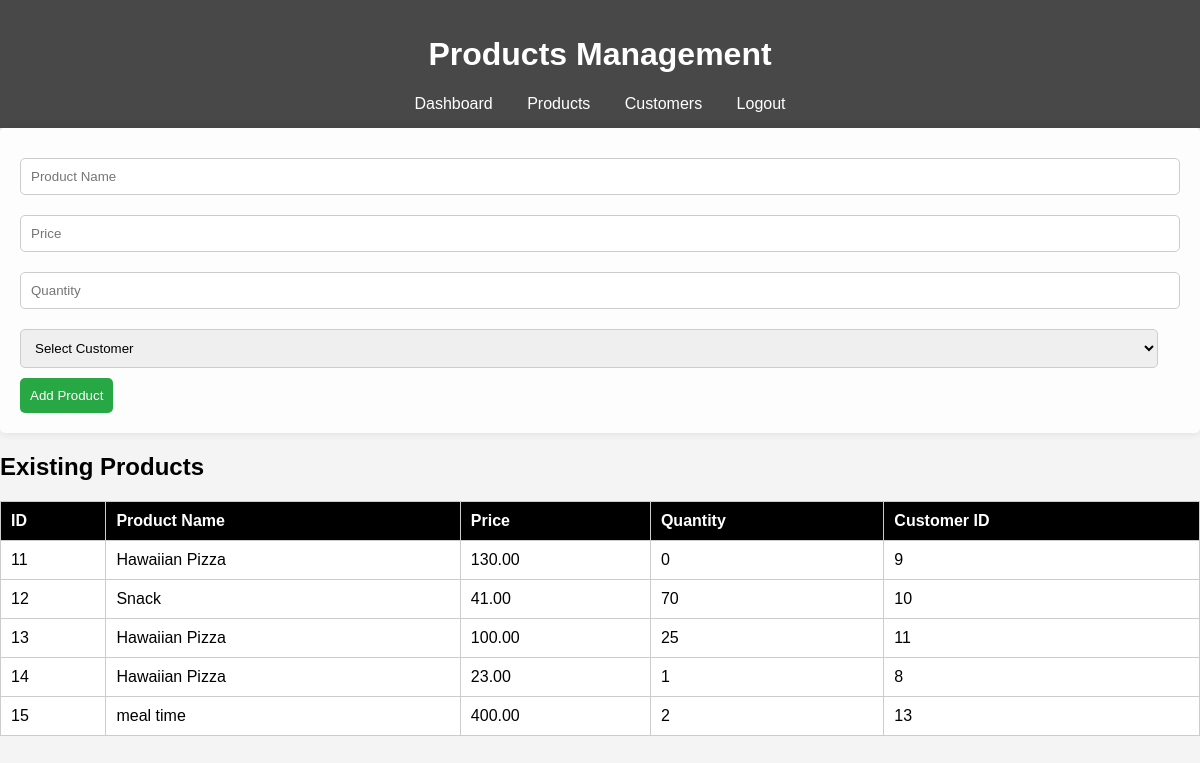
/products.php (signed in), run on the app's committed database.
### tables this page shows
CREATE TABLE `products` (
  `product_id` int(11) NOT NULL,
  `product_name` varchar(100) NOT NULL,
  `price` decimal(10,2) NOT NULL,
  `stock` int(11) NOT NULL,
  `created_at` timestamp NOT NULL DEFAULT current_timestamp(),
  `customer_id` int(10) NOT NULL
);

### products.php (the view, shortened to what this page needs)
<?php
include('db_connection.php');
$query = "SELECT * FROM products";
$result = $conn->query($query);
?>
<!DOCTYPE html>
<html lang="en">
<head>
</head>
<body>
    <header>
        <h1>Products Management</h1>
        <nav>
            <a href="dashboard.php">Dashboard</a>
            <a href="products.php">Products</a>
            <a href="customers.php">Customers</a>
            <a class="logout" href="logout.php">Logout</a>
        </nav>
    </header>
    <main>
        <form method="POST" action="">
            <input type="text" name="product_name" placeholder="Product Name" required>
            <input type="number" name="price" placeholder="Price" step="0.01" required>
            <input type="number" name="stock" placeholder="Quantity" required>
            <select name="customer_id" required>
                <option value="">Select Customer</option>
            </select>
            <button type="submit">Add Product</button>
        </form>
        <h2>Existing Products</h2>
        <table>
            <tr>
                <th>ID</th>
                <th>Product Name</th>
                <th>Price</th>
                <th>Quantity</th>
                <th>Customer ID</th>
            </tr>
            <?php if ($result): ?>
                <?php while ($row = $result->fetch_assoc()): ?>
                <tr>
                    <td><?php echo htmlspecialchars($row['product_id']); ?></td>
                    <td><?php echo htmlspecialchars($row['product_name']); ?></td>
                    <td><?php echo htmlspecialchars($row['price']); ?></td>
                    <td><?php echo htmlspecialchars($row['stock']); ?></td>
                    <td><?php echo htmlspecialchars($row['customer_id']); ?></td>
                </tr>
                <?php endwhile; ?>
            <?php endif; ?>
        </table>
    </main>
</body>
</html>

### products.php (style rules this page uses)
body { font-family: Arial, sans-serif; background-color: #f4f4f4; margin: 0; padding: 0; background-image: url('https://media4.giphy.com/media/v1.Y2lkPTc5MGI3NjExZDg4ODZ2Z2dqMDRyb3dodzJtcXI4dGVwbTBtN2UyaHVsYWVrdDExcCZlcD12MV9pbnRlcm5hbF9naWZfYnlfaWQmY3Q9Zw/xTiTnxpQ3ghPiB2Hp6/giphy.webp'); background-size: cover; background-position: center; }
header { background: rgba(0, 0, 0, 0.7); color: white; padding: 15px; text-align: center; }
nav a { color: white; text-decoration: none; margin: 0 15px; }
table { width: 100%; border-collapse: collapse; margin-top: 20px; background: white; }
th, td { padding: 10px; border: 1px solid #ccc; text-align: left; }
th { background-color: black; color: white; }
form { background: rgba(255, 255, 255, 0.8); padding: 20px; border-radius: 5px; box-shadow: 0 0 10px rgba(0, 0, 0, 0.1); }
input, select { width: calc(100% - 22px); padding: 10px; margin: 10px 0; border: 1px solid #ccc; border-radius: 5px; }
button { background: #28a745; color: white; border: none; padding: 10px; cursor: pointer; border-radius: 5px; }

### data on the page
products: product_id "11", product_name "Hawaiian Pizza", price "130.00", stock "0", customer "9"
products: product_id "12", product_name "Snack", price "41.00", stock "70", customer "10"
products: product_id "13", product_name "Hawaiian Pizza", price "100.00", stock "25", customer "11"
products: product_id "14", product_name "Hawaiian Pizza", price "23.00", stock "1", customer "8"
products: product_id "15", product_name "meal time", price "400.00", stock "2", customer "13"
